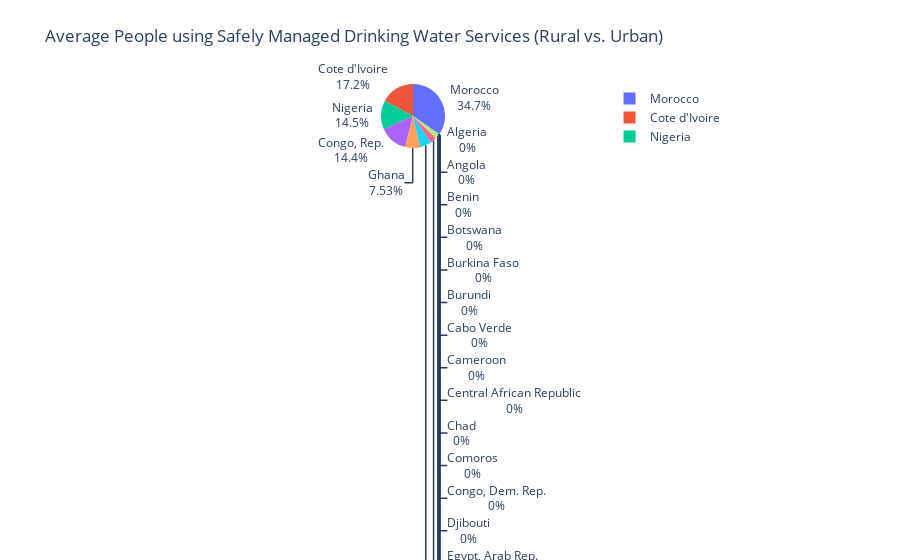

The code cell stored with this chart in its notebook:
### Code cell
import pandas as pd
import plotly.express as px

# Assuming you have loaded the DataFrame "malaria_df" and renamed the columns with short forms

# Calculate the average data for each country
average_data = malaria_df.groupby('cntry_name').mean().reset_index()

# Create a pie chart using Plotly Express
fig = px.pie(average_data, values='safe_drinking_water(% Rural)', names='cntry_name', 
             title='Average People using Safely Managed Drinking Water Services (Rural vs. Urban)',
             hover_data=['safe_drinking_water(% Rural)', 'safe_drinking_water(% Urban)'])

# Add the percentage of urban water services to the hover information
fig.update_traces(textinfo='percent+label')

# Show the chart
fig.show()

# Find the country with the best and worst safe drinking water services
best_country = average_data.loc[average_data['safe_drinking_water(% Rural)'].idxmax(), 'cntry_name']
worst_country = average_data.loc[average_data['safe_drinking_water(% Rural)'].idxmin(), 'cntry_name']

print(f"The country with the best safe drinking water services is: {best_country}")
print(f"The country with the worst safe drinking water services is: {worst_country}")

### Figure 1 — Plotly figure (JSON) as saved in the notebook; plotly's stock layout.template omitted (floating-point values rounded to 4 significant figures)
{"data": [{"customdata": [[0, 0], [0, 0], [0, 0], [0, 83.59], [0, 0], [0, 0], [0, 0], [0, 0], [0, 0], [0, 0], [0, 0], [0, 0], [14.32, 56.18], [17.18, 55.77], [0, 0], [0, 0], [0, 0], [0, 0], [0, 84.92], [2.548, 37.44], [0, 0], [0, 62.32], [7.515, 47.77], [0, 0], [0, 0], [0, 54.25], [0, 0], [0, 0], [0, 0], [0, 0], [0, 0], [0, 0], [0, 0], [0, 0], [34.57, 88.21], [0, 0], [0, 0], [0, 0], [14.48, 24.29], [0, 37.59], [0, 0], [0, 0], [0, 0], [5.819, 11.66], [0, 0], [0, 85.72], [0, 0], [0, 0], [0, 29.6], [0, 0], [0, 0], [3.338, 18.7], [0, 46.79], [0, 0]], "domain": {"x": [0, 1], "y": [0, 1]}, "hovertemplate": "cntry_name=%{label}<br>safe_drinking_water(% Rural)=%{customdata[0]}<br>safe_drinking_water(% Urban)=%{customdata[1]}<extra></extra>", "labels": ["Algeria", "Angola", "Benin", "Botswana", "Burkina Faso", "Burundi", "Cabo Verde", "Cameroon", "Central African Republic", "Chad", "Comoros", "Congo, Dem. Rep.", "Congo, Rep.", "Cote d'Ivoire", "Djibouti", "Egypt, Arab Rep.", "Equatorial Guinea", "Eritrea", "Eswatini", "Ethiopia", "Gabon", "Gambia, The", "Ghana", "Guinea", "Guinea-Bissau", "Kenya", "Lesotho", "Liberia", "Libya", "Madagascar", "Malawi", "Mali", "Mauritania", "Mauritius", "Morocco", "Mozambique", "Namibia", "Niger", "Nigeria", "Rwanda", "Sao Tome and Principe", "Senegal", "Seychelles", "Sierra Leone", "Somalia", "South Africa", "South Sudan", "Sudan", "Tanzania", "Togo", "Tunisia", "Uganda", "Zambia", "Zimbabwe"], "legendgroup": "", "name": "", "showlegend": true, "textinfo": "percent+label", "type": "pie", "values": [0, 0, 0, 0, 0, 0, 0, 0, 0, 0, 0, 0, 14.32, 17.18, 0, 0, 0, 0, 0, 2.548, 0, 0, 7.515, 0, 0, 0, 0, 0, 0, 0, 0, 0, 0, 0, 34.57, 0, 0, 0, 14.48, 0, 0, 0, 0, 5.819, 0, 0, 0, 0, 0, 0, 0, 3.338, 0, 0]}], "layout": {"legend": {"tracegroupgap": 0}, "title": {"text": "Average People using Safely Managed Drinking Water Services (Rural vs. Urban)"}}}
